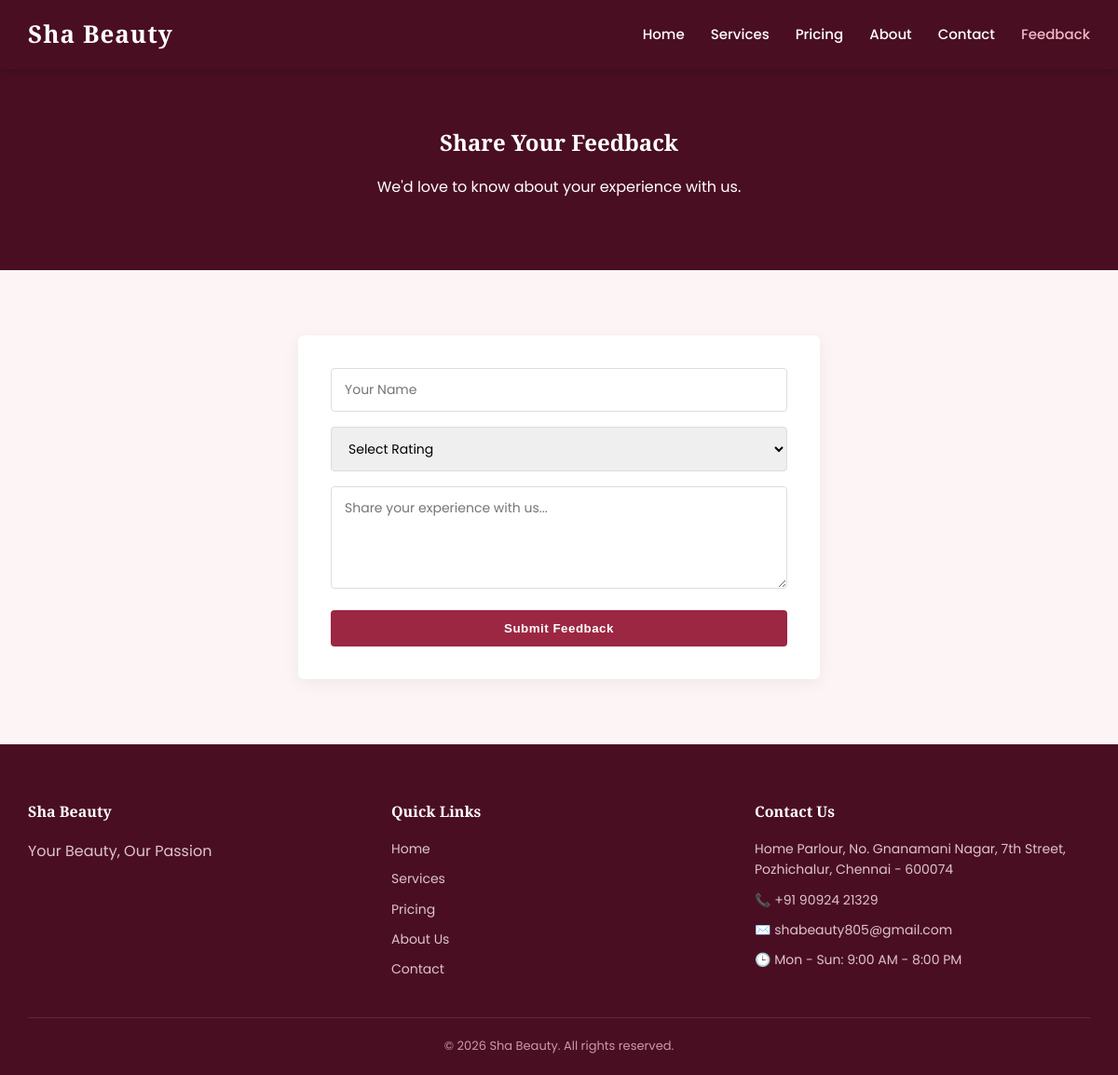
The page /feedback/ on the database its author committed.
### salon/models.py (models this page shows, shortened)
class SalonInfo(models.Model):
    salon_name = models.CharField(max_length=150, default="Your Salon Name")
    tagline = models.CharField(max_length=200, blank=True)
    address = models.TextField()
    phone = models.CharField(max_length=15)
    whatsapp = models.CharField(max_length=15, blank=True)
    email = models.EmailField(blank=True)
    opening_hours = models.CharField(max_length=100, default="Mon - Sun: 9:00 AM - 8:00 PM")
    instagram_url = models.URLField(blank=True)
    facebook_url = models.URLField(blank=True)
    about_text = models.TextField(blank=True)
    class Meta:
        verbose_name = "Salon Info"
        verbose_name_plural = "Salon Info"
    @classmethod
    def get_solo(cls):
        obj, _ = cls.objects.get_or_create(pk=1)
        return obj

### salon/views.py (the view)
# urls.py: path('feedback/', views.feedback, name='feedback'),
def feedback(request):
    salon = SalonInfo.get_solo()
    if request.method == 'POST':
        form = FeedbackForm(request.POST)
        if form.is_valid():
            form.save()
            messages.success(request, "Thank you for your feedback! It will be reviewed and posted shortly.")
            return redirect('salon:feedback')
    else:
        form = FeedbackForm()
    return render(request, 'salon/feedback.html', {'salon': salon, 'form': form})

### salon/forms.py
class FeedbackForm(forms.ModelForm):
    class Meta:
        model = Testimonial
        fields = ['customer_name', 'message', 'rating']
        widgets = {
            'customer_name': forms.TextInput(attrs={
                'class': 'form-control', 'placeholder': 'Your Name'
            }),
            'message': forms.Textarea(attrs={
                'class': 'form-control', 'placeholder': 'Share your experience with us...',
                'rows': 4
            }),
            'rating': forms.Select(
                choices=[(5, '5 - Excellent'), (4, '4 - Good'), (3, '3 - Average'), (2, '2 - Below Average'), (1, '1 - Poor')],
                attrs={'class': 'form-control'}
            ),
        }

### salon/templates/salon/feedback.html (shortened to what this page needs)
{% extends "salon/base.html" %}
{% block content %}
<section class="about-hero">
  <h1>Share Your Feedback</h1>
  <p>We'd love to know about your experience with us.</p>
</section>
<section class="section">
  <div class="container" style="max-width:600px;">
    <div class="enquiry-form">
      <form id="feedbackForm" action="https://api.web3forms.com/submit" method="POST">
        <input type="text" name="name" class="form-control" placeholder="Your Name" required>
        <select name="rating" class="form-control" required>
          <option value="">Select Rating</option>
        </select>
        <textarea name="message" class="form-control" placeholder="Share your experience with us..." rows="4" required></textarea>
        <button type="submit" class="btn" style="width:100%;">Submit Feedback</button>
      </form>
    </div>
  </div>
</section>
{% endblock %}

### salon/templates/salon/base.html (shortened to what this page needs)
{% load static %}
<!DOCTYPE html>
<html lang="en">
<head>
<link rel="stylesheet" href="{% static 'salon/css/style.css' %}">
</head>
<body>
<header class="site-header">
  <div class="container navbar">
    <a href="{% url 'salon:home' %}" class="logo">{{ salon.salon_name|default:"Shar Beauty" }}</a>
    <ul class="nav-links">
      <li><a href="{% url 'salon:home' %}" class="{% if request.resolver_match.url_name == 'home' %}active{% endif %}">Home</a></li>
      <li><a href="{% url 'salon:services' %}" class="{% if request.resolver_match.url_name == 'services' %}active{% endif %}">Services</a></li>
      <li><a href="{% url 'salon:pricing' %}" class="{% if request.resolver_match.url_name == 'pricing' %}active{% endif %}">Pricing</a></li>
      <li><a href="{% url 'salon:about' %}" class="{% if request.resolver_match.url_name == 'about' %}active{% endif %}">About</a></li>
      <li><a href="{% url 'salon:contact' %}" class="{% if request.resolver_match.url_name == 'contact' %}active{% endif %}">Contact</a></li>
      <li><a href="{% url 'salon:feedback' %}" class="{% if request.resolver_match.url_name == 'feedback' %}active{% endif %}">Feedback</a></li>
    </ul>
  </div>
</header>
<main>
  {% block content %}{% endblock %}
</main>
<footer class="site-footer">
  <div class="container">
    <div class="footer-grid">
      <div>
        <h4>{{ salon.salon_name|default:"Shar Beauty" }}</h4>
        <p>{{ salon.tagline|default:"Your Beauty, Our Passion" }}</p>
      </div>
      <div>
        <h4>Quick Links</h4>
        <ul>
          <li><a href="{% url 'salon:home' %}">Home</a></li>
          <li><a href="{% url 'salon:services' %}">Services</a></li>
          <li><a href="{% url 'salon:pricing' %}">Pricing</a></li>
          <li><a href="{% url 'salon:about' %}">About Us</a></li>
          <li><a href="{% url 'salon:contact' %}">Contact</a></li>
        </ul>
      </div>
      <div>
        <h4>Contact Us</h4>
        <ul>
          <li>{{ salon.address|default:"Your salon address here" }}</li>
          <li>📞 {{ salon.phone|default:"+91 00000 00000" }}</li>
          <li>✉️ {{ salon.email|default:"info@yoursalon.com" }}</li>
          <li>🕒 {{ salon.opening_hours|default:"Mon - Sun: 9:00 AM - 8:00 PM" }}</li>
        </ul>
      </div>
    </div>
    <div class="footer-bottom">
      &copy; {% now "Y" %} {{ salon.salon_name|default:"Shar Beauty" }}. All rights reserved.
    </div>
  </div>
</footer>
</body>
</html>

### salon/static/salon/css/style.css (style rules this page uses)
:root { --color-black: #4a0e23; --color-gold: #9c2743; --color-gold-dark: #7a1f35; --color-cream: #fdf5f5; --color-white: #ffffff; --color-text: #333333; --color-muted: #777777; --font-heading: 'Playfair Display', Georgia, serif; --font-body: 'Poppins', Arial, sans-serif; }
* { box-sizing: border-box; }
body { margin: 0; font-family: var(--font-body); color: var(--color-text); background: var(--color-cream); line-height: 1.6; }
h1, h2, h3, h4 { font-family: var(--font-heading); color: var(--color-black); margin: 0 0 15px; }
a { text-decoration: none; color: inherit; }
.container { max-width: 1180px; margin: 0 auto; padding: 0 20px; }
.btn { display: inline-block; padding: 12px 30px; background: var(--color-gold); color: var(--color-white); font-weight: 600; border: none; border-radius: 4px; cursor: pointer; letter-spacing: 0.5px; transition: background 0.25s ease, transform 0.15s ease; }
.section { padding: 70px 0; }
.site-header { background: var(--color-black); position: sticky; top: 0; z-index: 100; box-shadow: 0 2px 10px rgba(0,0,0,0.2); }
.navbar { display: flex; align-items: center; justify-content: space-between; padding: 16px 20px; }
.navbar .logo { font-family: var(--font-heading); font-size: 26px; color: var(--color-white); font-weight: 700; letter-spacing: 1px; }
.nav-links { list-style: none; display: flex; gap: 28px; margin: 0; padding: 0; }
.nav-links a { color: var(--color-white); font-size: 15px; font-weight: 500; transition: color 0.2s; }
.nav-links a:hover, .nav-links a.active { color: #f2b8c6; }
.enquiry-form { background: var(--color-white); padding: 35px; border-radius: 6px; box-shadow: 0 4px 18px rgba(0,0,0,0.06); }
.form-control { width: 100%; padding: 12px 14px; margin-bottom: 16px; border: 1px solid #ddd; border-radius: 4px; font-family: var(--font-body); font-size: 14px; }
.site-footer { background: var(--color-black); color: #ddc4cb; padding: 60px 0 20px; }
.footer-grid { display: grid; grid-template-columns: repeat(auto-fit, minmax(220px, 1fr)); gap: 30px; margin-bottom: 30px; }
.footer-grid h4 { color: var(--color-white); font-size: 16px; }
.footer-grid ul { list-style: none; padding: 0; margin: 0; }
.footer-grid ul li { margin-bottom: 10px; font-size: 14px; }
.footer-bottom { text-align: center; padding-top: 20px; border-top: 1px solid #6b2237; font-size: 13px; color: #c99aa5; }
.about-hero { background: var(--color-black); color: var(--color-white); padding: 60px 20px; text-align: center; }
.about-hero h1 { color: var(--color-white); }

### rows shown on the page
SalonInfo: salon_name "Sha Beauty", tagline "Your Beauty, Our Passion", address "Home Parlour, No. Gnanamani Nagar, 7th Street, Pozhichalur, Chennai - 600074", phone "+91 90924 21329", email "shabeauty805@gmail.com", opening_hours "Mon - Sun: 9:00 AM - 8:00 PM"
